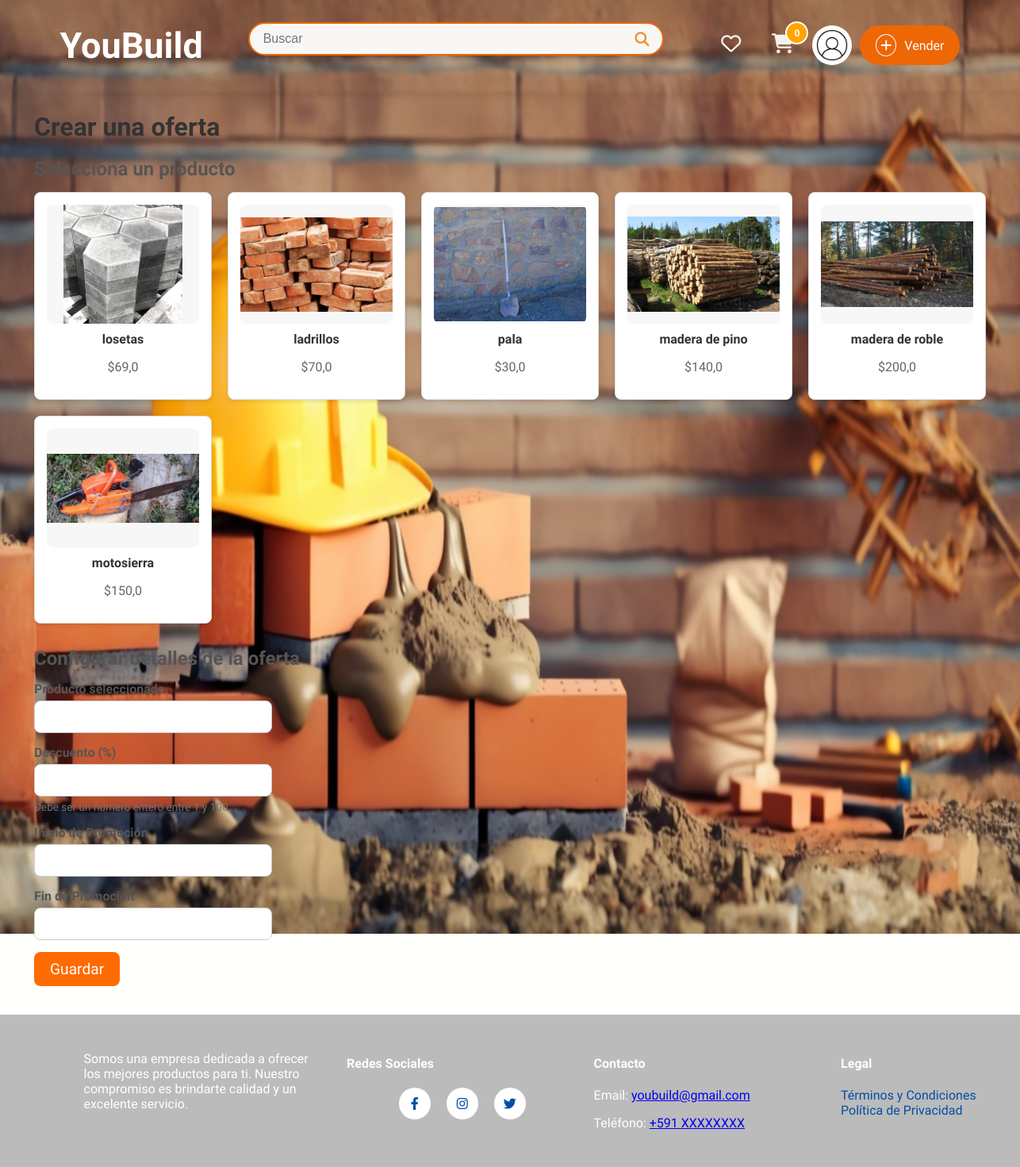
Screenshot of /crear_oferta/ (signed in) with the database file from the repository.
### sistema/models.py (models this page shows, shortened)
class UsuarioDB(models.Model):
    user = models.OneToOneField(User, on_delete=models.CASCADE)
    nombre_completo = models.CharField(max_length=50, verbose_name="Nombre completo", null=True)
    municipio_fk = models.ForeignKey('MunicipioDB', on_delete=models.CASCADE, null=True, blank=True)
    direccion_1 = models.CharField(max_length=255, verbose_name="Dirección", null=True)
    telefono = models.CharField(
        max_length=15, verbose_name="Número de celular",
        validators=[RegexValidator(regex=r'^\+?1?\d{9,15}$', message="El número debe estar en el formato: '+59199999999'. Hasta 15 dígitos.")]
    )
    imagen_perfil = models.ImageField(upload_to='perfil/', null=True, blank=True, default='perfil/perfil.png',verbose_name="Foto de perfil")
    qr_imagen = models.ImageField(upload_to='qr/', null=True, blank=True, verbose_name="Código QR")
    intentos_fallidos_password = models.IntegerField(default=0)
    bloqueo_password_hasta = models.DateTimeField(null=True, blank=True)
    class Meta:
        verbose_name = "Perfil de Usuario"
        verbose_name_plural = "Perfiles de Usuarios"

class ProductoDb(models.Model):
    ESTADO_CHOICES = [
        ('disponible', 'Disponible'),
        ('promocion', 'En Promoción'),
        ('vendido', 'Vendido'),
    ]
    nombre = models.CharField(max_length=50, verbose_name="Nombre")
    detalle = models.TextField(max_length=500, verbose_name="Detalle")
    precio = models.FloatField(verbose_name="Precio", validators=[MinValueValidator(0.0), MaxValueValidator(99999.9)])
    descuento = models.FloatField(default=0.0, validators=[MinValueValidator(0.0), MaxValueValidator(100.0)], verbose_name="Descuento (%)")
    estado = models.CharField(max_length=10, choices=ESTADO_CHOICES, default='disponible', verbose_name="Estado del Producto")
    fecha_inicio_promocion = models.DateTimeField(null=True, blank=True, verbose_name="Inicio de Promoción")
    fecha_fin_promocion = models.DateTimeField(null=True, blank=True, verbose_name="Fin de Promoción")
    disponible = models.BooleanField(default=True, verbose_name="Disponible para la venta")  # Para activar o desactivar el producto manualmente
    categoria_fk = models.ForeignKey(CategoriaDb, on_delete=models.CASCADE, null=True, blank=True)
    usuario_fk = models.ForeignKey(UsuarioDB, on_delete=models.CASCADE, null=True, blank=True)
    municipio_fk = models.ForeignKey(MunicipioDB, on_delete=models.CASCADE, null=True, blank=True, verbose_name="Municipio")
    direccion_1 = models.CharField(max_length=255, verbose_name="Dirección 1", null=True, blank=True)
    visitas = models.PositiveIntegerField(default=0, verbose_name="Visitas")
    cantidad = models.IntegerField(default=1)
    class Meta:
        db_table = "productos"
        verbose_name = "Producto"
        verbose_name_plural = "Productos"

class ImagenProductoDB(models.Model):
    producto_fk = models.ForeignKey(ProductoDb, on_delete=models.CASCADE, related_name="imagenes")
    imagen = models.ImageField(upload_to="productos", null=True)
    class Meta:
        verbose_name = "Imagen"
        verbose_name_plural = "Imágenes"

### sistema/views.py (the view, shortened to what this page needs)
# urls.py: path('crear_oferta/', actualizar_descuento_view, name='crear_oferta'),
@login_required
def actualizar_descuento_view(request):
    usuario = request.user.usuariodb
    productos = ProductoDb.objects.filter(usuario_fk=usuario)  # Productos del usuario
    return render(request, 'crear_oferta.html', {'productos': productos})

### sistema/context_processors.py (called while the page is built)
def cart_count(request):
    if request.user.is_authenticated:  # Only fetch the cart count for logged-in users
        try:
            usuario = request.user.usuariodb
            cart_count = CarritoProductoDB.objects.filter(carrito_fk__usuario_fk=usuario).aggregate(
                total_quantity=Sum('cantidad')
            )['total_quantity'] or 0
        except UsuarioDB.DoesNotExist:
            cart_count = 0
    else:
        cart_count = 0
    return {'cart_count': cart_count}

def user_profile(request):
    if request.user.is_authenticated:
        return {"usuario": request.user.usuariodb}
    return {}

### sistema/templates/crear_oferta.html (shortened to what this page needs)
{% extends 'layoutReg.html' %}
{% load static %}
{% block extra_styles %}
    <link rel="stylesheet" href="https://cdn.jsdelivr.net/npm/flatpickr/dist/flatpickr.min.css" />
    <link rel="stylesheet" href="{% static 'oferta.css' %}">
{% endblock %}
{% block content %}
<div class="container">
    <h1 class="titulo-oferta">Crear una oferta</h1>
    <div class="producto-seleccion">
        <h2>Selecciona un producto</h2>
        <div class="productos-grid">
            {% for producto in productos %}
            <div class="producto-card">
                <label>
                    <div class="producto-info">
                        <div class="imagen-contenedor">
                            <img src="{{ producto.imagenes.first.imagen.url }}" alt="{{ producto.nombre }}" class="producto-imagen">
                        </div>
                        <p class="producto-nombre">{{ producto.nombre }}</p>
                        <p class="producto-precio">${{ producto.precio }}</p>
                    </div>
                </label>
            </div>
            {% endfor %}
        </div>
    </div>
    <div class="oferta-detalles">
        <h2>Configurar detalles de la oferta</h2>
        <form method="POST" action="">
            <div class="form-group">
                <label for="producto_nombre">Producto seleccionado</label>
                <input type="text" id="producto_nombre" class="form-control" readonly>
            </div>
            <div class="form-group">
                <label for="descuento">Descuento (%)</label>
                <input type="number" id="descuento" name="descuento" min="1" max="100" step="1" class="form-control" value="{{ producto.descuento }}" required>
                <small>Debe ser un número entero entre 1 y 100.</small>
            </div>
            <div class="form-group">
                <label for="fecha_inicio_promocion">Inicio de Promoción</label>
                <input type="text" id="fecha_inicio_promocion" name="fecha_inicio_promocion" class="form-control" value="{{ producto.fecha_inicio_promocion|date:'Y-m-d H:i' }}">
            </div>
            <div class="form-group">
                <label for="fecha_fin_promocion">Fin de Promoción</label>
                <input type="text" id="fecha_fin_promocion" name="fecha_fin_promocion" class="form-control" value="{{ producto.fecha_fin_promocion|date:'Y-m-d H:i' }}">
            </div>
            <button type="submit" class="btn-guardar">Guardar</button>
        </form>
    </div>
</div>
{% endblock %}

### sistema/templates/layoutReg.html (shortened to what this page needs)
{% load static %}
<html lang="en">
  <head>
    <link rel="stylesheet" href="https://cdnjs.cloudflare.com/ajax/libs/font-awesome/6.4.0/css/all.min.css" />
    <link rel="stylesheet" href="{% static 'style.css' %}" />
    <link rel="stylesheet" href="{% static 'layoutReg.css' %}" />
    <link rel="stylesheet" href="{% static 'topbar.css' %}">
    {% block extra_styles %}
    {% endblock %}
  </head>
  <body>
    <header>
      <div class="topbar-background">
      <div class="topbar-container">
        <div class="topbar-left">
          <a href="/" class="logo">YouBuild</a>
        </div>
        <div class="topbar-center">
          <form action="{% url 'buscar' %}" method="GET" onsubmit="return validateSearch()">
            <div class="search-box">
              <input type="text" placeholder="Buscar" name="q" maxlength="20" pattern="[A-Za-z0-9\s]+" required>
              <button><i class="fa fa-search"></i></button>
            </div>
          </form>
        </div>
        <div class="topbar-right">
          <a href="{% url 'listaFavoritos' %}" class="icon-btn"><i class="fa-regular fa-heart"></i></a>
          <a href="{% url 'Carrito' %}" class="icon-btn"><i class="fa fa-shopping-cart"></i><span class="cart-count">{{ cart_count }}</span></a>
          <div class="profile-menu-container">
            <a href="#" class="profile-icon" onclick="toggleMenu(event)">
                <img src="{{ usuario.imagen_perfil.url }}" alt="Foto de Perfil" class="profile-pic" />
            </a>
          </div>
          <a href="{% url 'vender' %}" class="btn-sell">
            <i class="fas fa-plus"></i> Vender
          </a>
        </div>
      </div>
      <div class="welcome-section">
      </div>
    </header>
    <div>
      {% block content %}{% endblock %}
    </div>
    <footer>
      <div class="footer-container">
        <div class="footer-description">
          <p>Somos una empresa dedicada a ofrecer los mejores productos para ti. Nuestro compromiso es brindarte calidad y un excelente servicio.</p>
        </div>
        <div class="footer-links">
          <h4>Redes Sociales</h4>
          <div class="social-buttons">
            <a href="https://facebook.com" target="_blank" class="social-button facebook"><i class="fab fa-facebook-f"></i></a>
            <a href="https://instagram.com" target="_blank" class="social-button instagram"><i class="fab fa-instagram"></i></a>
            <a href="https://twitter.com" target="_blank" class="social-button twitter"><i class="fab fa-twitter"></i></a>
          </div>
        </div>
        <div class="footer-contact">
          <h4>Contacto</h4>
          <p>
            Email: <a href="mailto:youbuild@gmail.com">youbuild@gmail.com</a>
          </p>
          <p>
            Teléfono: <a href="tel:+591XXXXXXXX">+591 XXXXXXXX</a>
          </p>
        </div>
        <div class="footer-legal">
          <h4>Legal</h4>
          <ul>
            <li>
              <a href="#terminos-condiciones">Términos y Condiciones</a>
            </li>
            <li>
              <a href="#politica-privacidad">Política de Privacidad</a>
            </li>
          </ul>
        </div>
      </div>
    </footer>
  </body>
</html>

### sistema/static/style.css (style rules this page uses)
:root { --primary-color: #ED8C2B; --secondary-color: #E5E8EB; --accent-color: #F2690D; --text-color: #1C1C0D; --link-color: #9E9647; --background-color: #FFFFFB; }
body { font-family: 'Comfortaa', sans-serif; margin: 0; padding: 0; display: grid; grid-template-rows: auto 1fr auto; min-height: 100vh; background-color: var(--background-color); }
footer { background-color: #bcbbbb; padding: 20px 0; width: 100%; position: relative; color: #ffffff; }
.footer-container { display: flex; justify-content: space-around; flex-wrap: wrap; width: 100%; margin: 0 auto; padding: 0 0px; margin: 0 2cm; }
.footer-contact, .footer-legal { flex: 1; min-width: 200px; margin: 10px; }
.footer-description { flex: 1; min-width: 200px; margin: 10px; margin-left: 30px; }
.footer-links { flex: 1; min-width: 200px; margin: 10px; margin-left: 30px; }
.footer-links ul, .footer-legal ul { list-style: none; padding: 0; }
.footer-links a, .footer-legal a { text-decoration: none; color: #004fa3; }
.social-buttons { display: flex; justify-content: center; margin-top: 10px; }
.social-button { display: inline-block; width: 40px; height: 40px; background-color: #fff; border-radius: 50%; color: #007bff; display: flex; align-items: center; justify-content: center; margin: 0 10px; transition: background-color 0.3s, transform 0.3s; }
.container { margin: 0 2cm; }
button, .btn, .btn-volver, .btn-detalle, .btn-agregar, .btn-comprar { font-family: 'Comfortaa', sans-serif !important; }
.producto-imagen { max-width: 20rem; }
.producto-imagen { max-width: 100%; max-height: 500px; object-fit: contain; }

### sistema/static/layoutReg.css (style rules this page uses)
.topbar-container { display: flex; flex-wrap: wrap; justify-content: space-between; align-items: center; padding: 13px 0px; background-color: #FFFFFF; margin: 0 2cm; position: relative; font-size: 16px; }
.topbar-right { display: flex; gap: 10px; }
.icon-btn { width: 25px; height: 25px; display: flex; align-items: center; justify-content: center; background-color: white; border: 2px solid #ef6605; border-radius: 25%; color: #ef6605; text-decoration: none; cursor: pointer; transition: all 0.3s ease; position: relative; }
.icon-btn i { font-size: 25px; }
.cart-count { position: absolute; bottom: -5px; right: -5px; background-color: orange; color: white; border-radius: 50%; width: 25px; height: 25px; display: flex; justify-content: center; align-items: center; font-size: 12px; border: 2px solid white; }
.profile-icon .profile-pic { width: 50px; height: 50 px; border-radius: 50%; }
.btn-sell { display: inline-flex; align-items: center; background-color: #ef6605; color: white; border: none; border-radius: 25px; padding: 10px 20px; cursor: pointer; text-decoration: none; transition: background-color 0.3s; }
.btn-sell i { background-color: transparent; border: 1px solid white; border-radius: 40%; padding: 5px; margin-right: 10px; font-size: 16px; }
.profile-menu-container { position: relative; display: inline-block; }
.search-box { display: inline-flex; background-color: #f8f7f5; border: 2px solid #ef6605; border-radius: 10px; padding: 5px; width: 800px; }
.search-box input { border: none; background-color: transparent; outline: none; flex-grow: 1; padding: 5px; }
.search-box button { background-color: transparent; border: none; color: #ED8C2B; cursor: pointer; }
.search-box button i { font-size: 18px; }

### sistema/templates/layoutReg.html (style rules this page uses)
body { font-family: 'Comfortaa', sans-serif; }

### rows the page displays
UsuarioDB: imagen_perfil (picture)
ProductoDb: imagenes.first.imagen (picture), nombre "losetas", precio "69,0"
ProductoDb: imagenes.first.imagen (picture), nombre "ladrillos", precio "70,0"
ProductoDb: imagenes.first.imagen (picture), nombre "pala", precio "30,0"
ProductoDb: imagenes.first.imagen (picture), nombre "madera de pino", precio "140,0"
ProductoDb: imagenes.first.imagen (picture), nombre "madera de roble", precio "200,0"
ProductoDb: imagenes.first.imagen (picture), nombre "motosierra", precio "150,0"

### other values shown
{{ cart_count }} "0"
